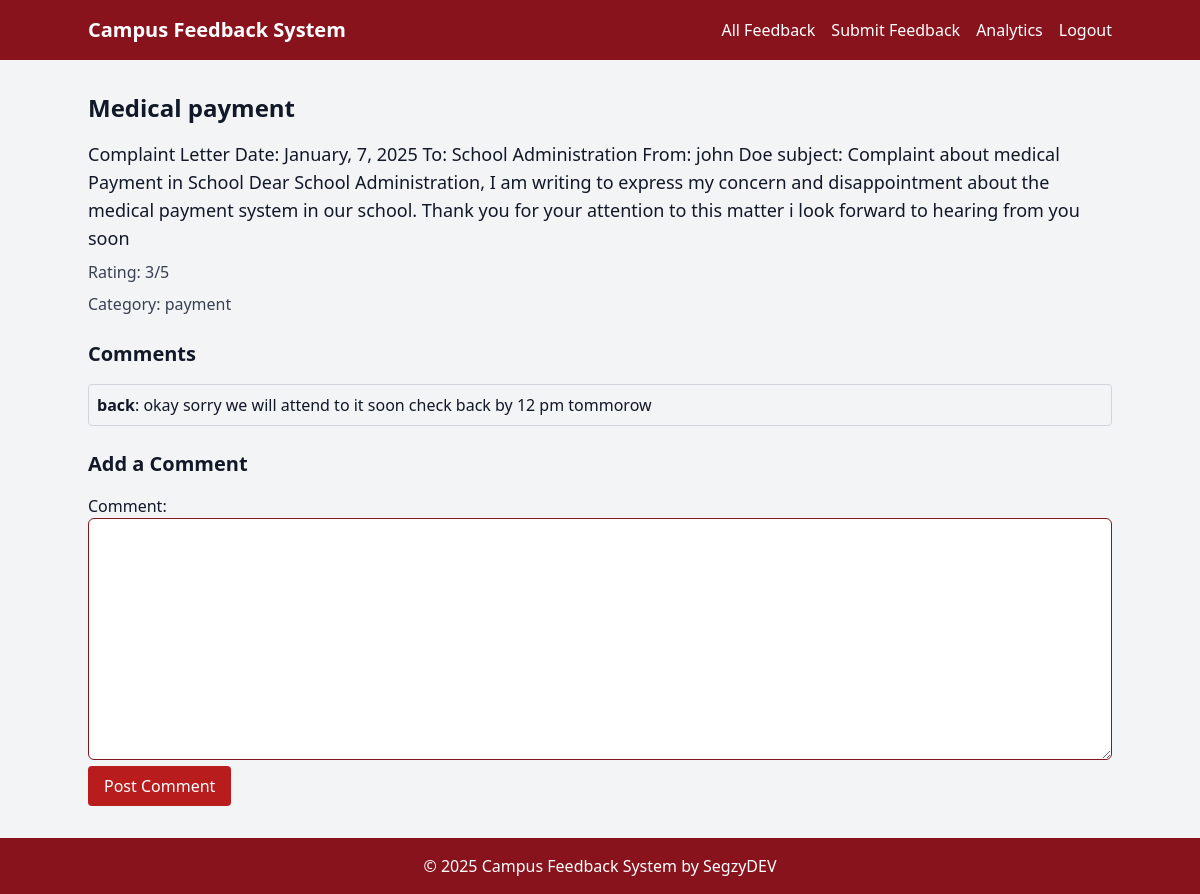
Screenshot of /feedback/3/ (signed in) with the database file from the repository.
### feedback/models.py (models this page shows, shortened)
class Feedback(models.Model):
    user = models.ForeignKey(User, on_delete=models.CASCADE)
    category = models.ForeignKey(FeedbackCategory, on_delete=models.CASCADE, db_index=True)
    title = models.CharField(max_length=200, db_index=True)
    description = models.TextField()
    rating = models.IntegerField(choices=[(i, str(i)) for i in range(1, 6)])
    submitted_at = models.DateTimeField(auto_now_add=True)

class FeedbackCategory(models.Model):
    name = models.CharField(max_length=100, unique=True)

class FeedbackComment(models.Model):
    feedback = models.ForeignKey(Feedback, on_delete=models.CASCADE, related_name="comments")
    user = models.ForeignKey(User, on_delete=models.CASCADE)
    comment = models.TextField()
    commented_at = models.DateTimeField(auto_now_add=True)

### feedback/views.py (the view)
# urls.py: path('feedback/<int:feedback_id>/', views.view_feedback, name='view_feedback'),
@login_required(login_url='login')
def view_feedback(request, feedback_id):
    feedback = get_object_or_404(Feedback, id=feedback_id)
    comments = feedback.comments.all()
    if request.method == 'POST':
        form = FeedbackCommentForm(request.POST)
        if form.is_valid():
            comment = form.save(commit=False)
            comment.user = request.user
            comment.feedback = feedback
            comment.save()
            messages.success(request, 'Your comment has been added!')
            return redirect('view_feedback', feedback_id=feedback.id)
    else:
        form = FeedbackCommentForm()
    return render(request, 'feedback/view_feedback.html', {
        'feedback': feedback,
        'comments': comments,
        'form': form
    })

### feedback/forms.py
class FeedbackCommentForm(forms.ModelForm):
    class Meta:
        model = FeedbackComment
        fields = ['comment']

### feedback/templates/feedback/view_feedback.html (shortened to what this page needs)
{% extends 'base.html' %}
{% block content %}
<h2 class="text-2xl font-semibold text-88131c">{{ feedback.title }}</h2>
<p class="text-lg mt-4">{{ feedback.description }}</p>
<p class="mt-2 text-gray-700">Rating: {{ feedback.rating }}/5</p>
<p class="mt-2 text-gray-700">Category: {{ feedback.category.name }}</p>
<h3 class="text-xl font-semibold mt-6">Comments</h3>
<ul class="space-y-2 mt-4">
    {% for comment in comments %}
        <li class="p-2 border border-gray-300 rounded">
            <strong>{{ comment.user.username }}</strong>: {{ comment.comment }}
        </li>
    {% endfor %}
</ul>
<h3 class="text-xl font-semibold mt-6">Add a Comment</h3>
<form method="post" class="mt-4">
    {{ form.as_p }}
    <button type="submit" class="bg-88131c text-white py-2 px-4 rounded bg-red-700">
        Post Comment
    </button>
</form>
{% endblock %}

### static/styles.css (style rules this page uses)
input[type="text"], input[type="email"], input[type="password"], select, textarea { border: 1px solid rgb(132, 22, 31); border-radius: 0.375rem; padding: 0.5rem; width: 100%; box-sizing: border-box; }
button { transition: background-color 0.3s ease, box-shadow 0.3s ease; }

### feedback/templates/base.html (style rules this page uses)
body { display: flex; flex-direction: column; min-height: 100vh; margin: 0; }

### rows the page displays
Feedback: title "Medical payment", description "Complaint Letter Date: January, 7, 2025 To: School Administration From: john Doe subject: Complaint about medical Payment in School Dear School Administration, I am writing to express my concern and disappointment about the medical payment system in our school. Thank you for your attention to this matter i look forward to hearing from you soon", rating "3", category.name "payment"
FeedbackComment: user.username "back", comment "okay sorry we will attend to it soon check back by 12 pm tommorow"
